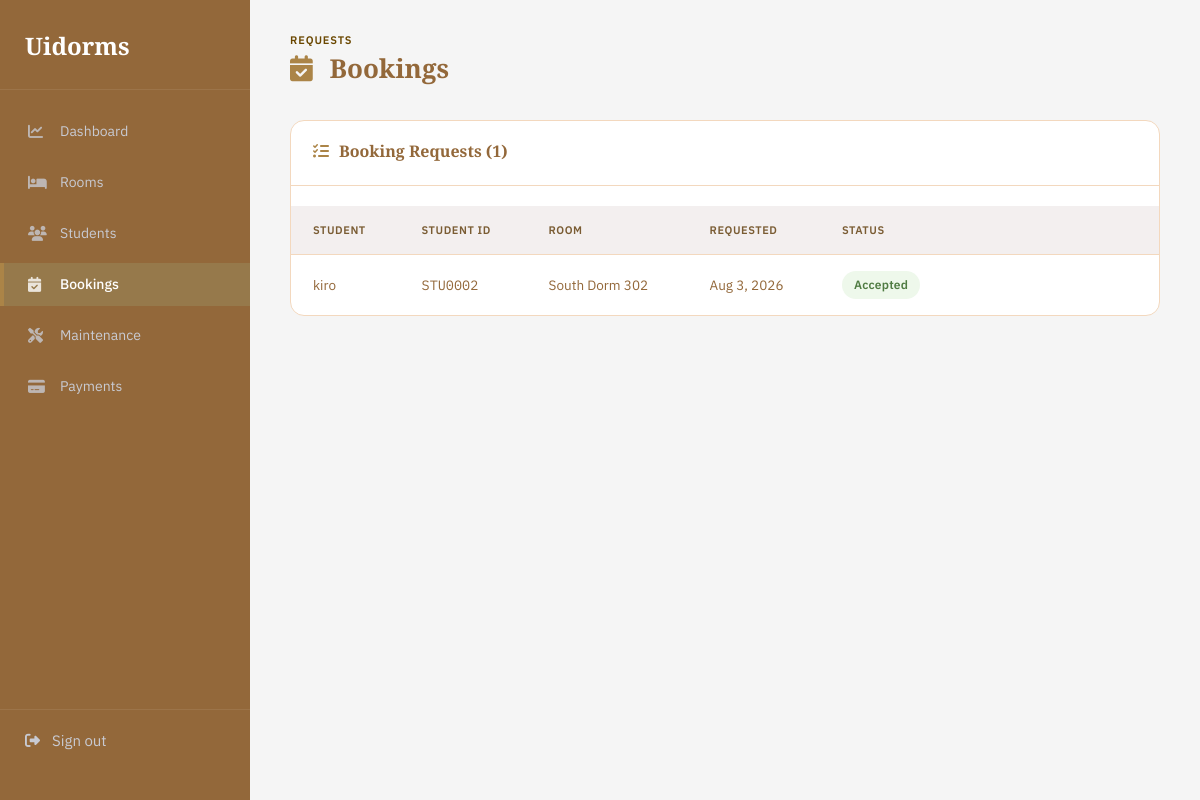
The app's page /admin/bookings.php (signed in) with its own data.
### tables this page shows
CREATE TABLE room_requests (
  id int(11) NOT NULL,
  user_id int(11) NOT NULL,
  room_id int(11) NOT NULL,
  status enum('pending','accepted','rejected') DEFAULT 'pending',
  paid_at timestamp NULL DEFAULT NULL,
  requested_at timestamp NOT NULL DEFAULT current_timestamp()
);

CREATE TABLE users (
  id int(11) NOT NULL,
  full_name varchar(100) NOT NULL,
  email varchar(150) NOT NULL,
  password varchar(255) NOT NULL,
  role enum('admin','student') NOT NULL DEFAULT 'student',
  created_at timestamp NOT NULL DEFAULT current_timestamp()
);

CREATE TABLE students (
  id int(11) NOT NULL,
  user_id int(11) DEFAULT NULL,
  first_name varchar(60) NOT NULL,
  last_name varchar(60) NOT NULL,
  student_id_number varchar(30) NOT NULL,
  email varchar(120) DEFAULT NULL,
  phone varchar(30) DEFAULT NULL,
  gender enum('male','female','other') DEFAULT 'other',
  room_id int(11) DEFAULT NULL,
  check_in_date date DEFAULT NULL,
  status enum('active','checked_out') NOT NULL DEFAULT 'active'
);

CREATE TABLE buildings (
  id int(11) NOT NULL,
  name varchar(100) NOT NULL,
  address varchar(255) DEFAULT NULL
);

CREATE TABLE rooms (
  id int(11) NOT NULL,
  building_id int(11) NOT NULL,
  room_number varchar(20) NOT NULL,
  floor int(11) NOT NULL,
  capacity int(11) NOT NULL DEFAULT 2,
  occupied int(11) NOT NULL DEFAULT 0,
  price_per_term decimal(10,2) DEFAULT 0.00,
  room_type enum('standard','deluxe','single') NOT NULL DEFAULT 'standard',
  status enum('available','full','maintenance') NOT NULL DEFAULT 'available',
  room_image varchar(1024) NOT NULL
);

### admin/includes/functions.php (called while the page is built, shortened)
<?php
function e($value): string
{
    return htmlspecialchars((string) $value, ENT_QUOTES, 'UTF-8');
}
function format_room_label(?string $buildingName, ?string $roomNumber): string
{
    $building = trim((string) ($buildingName ?? ''));
    $room = trim((string) ($roomNumber ?? ''));
    $building = $building === '' ? '' : $building;
    return $building === '' ? $room : $building . ' ' . $room;
}

### admin/bookings.php (the view, shortened to what this page needs)
<?php
require_once __DIR__ . '/config/database.php';
require_once __DIR__ . '/includes/functions.php';
$bookings = $pdo->query(
    "SELECT rr.id, rr.requested_at AS booking_date, rr.status,
        u.full_name, s.student_id_number, r.room_number, bu.name AS building_name
    FROM room_requests rr
    JOIN users u ON u.id = rr.user_id
    LEFT JOIN students s ON s.user_id = rr.user_id
    JOIN rooms r ON r.id = rr.room_id
    JOIN buildings bu ON bu.id = r.building_id
    ORDER BY rr.requested_at DESC"
)->fetchAll();
require __DIR__ . '/includes/layout_top.php';
?>
<div class="topbar">
    <div>
        <div class="eyebrow">Requests</div>
        <h1> <i class="fa-solid fa-calendar-check"></i> Bookings</h1>
    </div>
</div>
<div class="panel">
    <div class="panel-header">
        <h2><i class="fa-solid fa-list-check"></i> Booking Requests (<?= count($bookings) ?>)</h2>
    </div>
    <?php if (!$bookings): ?>
        <div class="empty-state">
            No booking requests yet.
        </div>
    <?php else: ?>
    <table>
        <thead>
            <tr>
                <th>Student</th>
                <th>Student ID</th>
                <th>Room</th>
                <th>Requested</th>
                <th>Status</th>
                <th></th>
            </tr>
        </thead>
        <tbody>
        <?php foreach ($bookings as $b): ?>
            <tr>
                <td>
                    <?= e($b['full_name']) ?>
                </td>
                <td class="mono">
                    <?= e($b['student_id_number'] ?? '—') ?>
                </td>
                <td>
                    <?= e(format_room_label($b['building_name'], $b['room_number'])) ?>
                </td>
                <td>
                    <?= e(date('M j, Y', strtotime($b['booking_date']))) ?>
                </td>
                <td>
                    <span class="badge <?= e($b['status']) ?>">
                        <?= ucfirst($b['status']) ?>
                    </span>
                </td>
                <td class="actions">
                </td>
            </tr>
        <?php endforeach; ?>
        </tbody>
    </table>
    <?php endif; ?>
</div>
<?php require __DIR__ . '/includes/layout_bottom.php'; ?>

### admin/assets/css/style.css (style rules this page uses)
:root { --ink: #93683a;; --ink-soft: #96794b; --paper: whitesmoke; --card: #FFFFFF; --border: #F3D8BE; --brass: #ab8447; --brass-dark: #6a4700; --slate: #7a5c33; --slate-light: #7a5c33; --moss: #4F7B42; --moss-bg: #EEF8EB; --rust: #B33F3F; --rust-bg: #FBEAEA; --amber: #E08A00; --amber-bg: #FFF2D9; --font-display: 'Source Serif 4', Georgia, serif; --font-body: 'IBM Plex Sans', -apple-system, sans-serif; --font-mono: 'IBM Plex Mono', monospace; }
* { box-sizing: border-box; }
html, body { margin: 0; padding: 0; background: var(--paper); color: var(--ink); font-family: var(--font-body); font-size: 15px; line-height: 1.5; }
h1, h2, h3 { font-family: var(--font-display); font-weight: 600; margin: 0 0 4px; }
.topbar { display: flex; justify-content: space-between; align-items: flex-end; margin-bottom: 28px; }
.topbar .eyebrow { font-size: 11px; letter-spacing: 0.08em; text-transform: uppercase; color: var(--brass-dark); font-weight: 600; }
.topbar h1 { font-size: 26px; }
.topbar h1 i { color: var(--brass); margin-right:10px; }
.panel table td.actions { width: 180px; }
.panel-header { display:flex; justify-content:space-between; align-items:center; margin-bottom:20px; }
.panel-header h2 { display:flex; align-items:center; gap:10px; }
.panel-header h2 i { color:var(--brass); }
.panel { background: var(--card); border: 1px solid var(--border); border-radius: 14px; margin-bottom: 28px; overflow: hidden; }
.panel-header { padding: 18px 22px; border-bottom: 1px solid var(--border); display: flex; justify-content: space-between; align-items: center; }
.panel-header h2 { font-size: 16px; display:flex; align-items:center; gap:10px; }
table { width: 100%; border-collapse: collapse; border-spacing: 0; }
th, td { text-align: left; padding: 16px 22px; font-size: 13.5px; border-bottom: 1px solid var(--border); vertical-align: middle; }
th { font-size: 11px; letter-spacing: 0.05em; text-transform: uppercase; color: var(--slate); font-weight: 600; background: rgba(242, 238, 238, 0.9); }
tbody tr:last-child td { border-bottom: none; }
tbody tr { transition:.3s; }
td.mono, .mono { font-family: var(--font-mono); }
.actions { display: flex; align-items: center; gap:10px; justify-content: flex-start; white-space: nowrap; }
.badge { display: inline-block; padding: 5px 12px; border-radius: 100px; font-size: 12px; font-weight: 600; letter-spacing: 0.02em; text-transform: capitalize; }
.badge.available, .badge.paid, .badge.resolved, .badge.active, .badge.accepted { background: var(--moss-bg); color: var(--moss); }
.actions { display: flex; gap: 8px; }
.topbar h1 i { color:var(--brass); margin-right:10px; }

### records on screen
room_requests: user.full_name "kiro", students.student_id_number "STU0002", buildings.name "South Dorm 302", requested_at "Aug 3, 2026", status "Accepted"

### other values on screen
count($bookings) "1"
